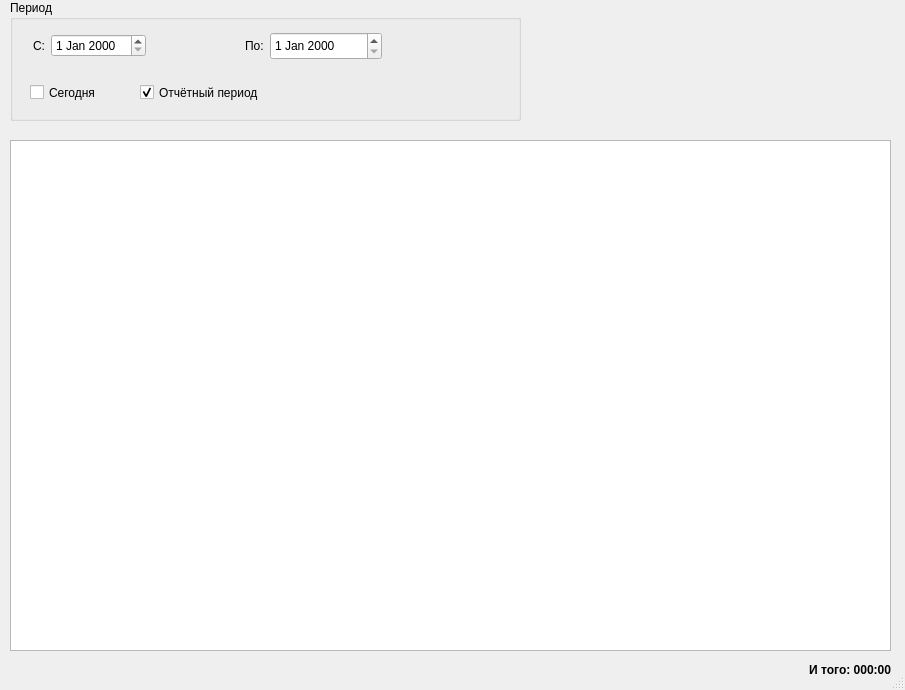
<?xml version="1.0" encoding="UTF-8"?>
<ui version="4.0">
 <class>worksPeriodDialog</class>
 <widget class="QDialog" name="worksPeriodDialog">
  <property name="geometry">
   <rect>
    <x>0</x>
    <y>0</y>
    <width>905</width>
    <height>690</height>
   </rect>
  </property>
  <property name="minimumSize">
   <size>
    <width>0</width>
    <height>0</height>
   </size>
  </property>
  <property name="windowTitle">
   <string>Работы за период</string>
  </property>
  <property name="sizeGripEnabled">
   <bool>true</bool>
  </property>
  <widget class="QLabel" name="m_sumTimeLabel">
   <property name="geometry">
    <rect>
     <x>760</x>
     <y>660</y>
     <width>131</width>
     <height>19</height>
    </rect>
   </property>
   <property name="font">
    <font>
     <weight>75</weight>
     <bold>true</bold>
    </font>
   </property>
   <property name="text">
    <string>И того: 000:00</string>
   </property>
   <property name="textFormat">
    <enum>Qt::AutoText</enum>
   </property>
   <property name="alignment">
    <set>Qt::AlignRight|Qt::AlignTrailing|Qt::AlignVCenter</set>
   </property>
  </widget>
  <widget class="QTableView" name="m_reportView">
   <property name="geometry">
    <rect>
     <x>10</x>
     <y>140</y>
     <width>881</width>
     <height>511</height>
    </rect>
   </property>
   <property name="editTriggers">
    <set>QAbstractItemView::NoEditTriggers</set>
   </property>
   <property name="selectionBehavior">
    <enum>QAbstractItemView::SelectRows</enum>
   </property>
   <property name="sortingEnabled">
    <bool>true</bool>
   </property>
  </widget>
  <widget class="QGroupBox" name="groupBox">
   <property name="geometry">
    <rect>
     <x>10</x>
     <y>0</y>
     <width>511</width>
     <height>121</height>
    </rect>
   </property>
   <property name="title">
    <string>Период</string>
   </property>
   <widget class="QCheckBox" name="m_todayCheckBox">
    <property name="geometry">
     <rect>
      <x>20</x>
      <y>80</y>
      <width>97</width>
      <height>25</height>
     </rect>
    </property>
    <property name="toolTip">
     <string>Установить сегодняшние даты</string>
    </property>
    <property name="text">
     <string>Сегодня</string>
    </property>
   </widget>
   <widget class="QCheckBox" name="m_periodCheckBox">
    <property name="geometry">
     <rect>
      <x>130</x>
      <y>80</y>
      <width>181</width>
      <height>25</height>
     </rect>
    </property>
    <property name="toolTip">
     <string>Установить даты отчётного периода</string>
    </property>
    <property name="text">
     <string>Отчётный период</string>
    </property>
    <property name="checkable">
     <bool>true</bool>
    </property>
    <property name="checked">
     <bool>true</bool>
    </property>
    <property name="tristate">
     <bool>false</bool>
    </property>
   </widget>
   <widget class="QWidget" name="layoutWidget">
    <property name="geometry">
     <rect>
      <x>23</x>
      <y>30</y>
      <width>441</width>
      <height>32</height>
     </rect>
    </property>
    <layout class="QHBoxLayout" name="horizontalLayout_3">
     <item>
      <layout class="QHBoxLayout" name="horizontalLayout_2">
       <property name="spacing">
        <number>6</number>
       </property>
       <property name="sizeConstraint">
        <enum>QLayout::SetFixedSize</enum>
       </property>
       <item>
        <widget class="QLabel" name="label">
         <property name="text">
          <string>С:</string>
         </property>
        </widget>
       </item>
       <item>
        <widget class="QDateEdit" name="m_dateFromEdit"/>
       </item>
      </layout>
     </item>
     <item>
      <spacer name="horizontalSpacer_2">
       <property name="orientation">
        <enum>Qt::Horizontal</enum>
       </property>
       <property name="sizeHint" stdset="0">
        <size>
         <width>80</width>
         <height>20</height>
        </size>
       </property>
      </spacer>
     </item>
     <item>
      <layout class="QHBoxLayout" name="horizontalLayout">
       <property name="sizeConstraint">
        <enum>QLayout::SetFixedSize</enum>
       </property>
       <item>
        <widget class="QLabel" name="label_2">
         <property name="text">
          <string>По:</string>
         </property>
        </widget>
       </item>
       <item>
        <widget class="QDateEdit" name="m_dateToEdit">
         <property name="minimumSize">
          <size>
           <width>112</width>
           <height>28</height>
          </size>
         </property>
        </widget>
       </item>
      </layout>
     </item>
     <item>
      <spacer name="horizontalSpacer">
       <property name="orientation">
        <enum>Qt::Horizontal</enum>
       </property>
       <property name="sizeHint" stdset="0">
        <size>
         <width>20</width>
         <height>20</height>
        </size>
       </property>
      </spacer>
     </item>
    </layout>
   </widget>
  </widget>
 </widget>
 <resources/>
 <connections/>
</ui>
